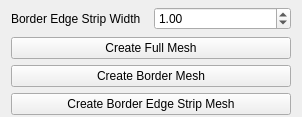
<?xml version="1.0" encoding="UTF-8"?>
<ui version="4.0">
 <class>Form</class>
 <widget class="QWidget" name="Form">
  <property name="geometry">
   <rect>
    <x>0</x>
    <y>0</y>
    <width>300</width>
    <height>117</height>
   </rect>
  </property>
  <property name="windowTitle">
   <string>Form</string>
  </property>
  <layout class="QGridLayout" name="gridLayout">
   <property name="topMargin">
    <number>6</number>
   </property>
   <property name="bottomMargin">
    <number>0</number>
   </property>
   <item row="0" column="0">
    <layout class="QHBoxLayout" name="horizontalLayout">
     <item>
      <widget class="QLabel" name="stripWidthLabel">
       <property name="text">
        <string>Border Edge Strip Width</string>
       </property>
      </widget>
     </item>
     <item>
      <widget class="QDoubleSpinBox" name="stripWidthSpinBox">
       <property name="focusPolicy">
        <enum>Qt::ClickFocus</enum>
       </property>
       <property name="buttonSymbols">
        <enum>QAbstractSpinBox::UpDownArrows</enum>
       </property>
       <property name="minimum">
        <double>0.010000000000000</double>
       </property>
       <property name="singleStep">
        <double>0.100000000000000</double>
       </property>
       <property name="value">
        <double>1.000000000000000</double>
       </property>
      </widget>
     </item>
    </layout>
   </item>
   <item row="1" column="0">
    <layout class="QVBoxLayout" name="verticalLayout">
     <item>
      <widget class="QPushButton" name="createFullMeshBtn">
       <property name="minimumSize">
        <size>
         <width>280</width>
         <height>0</height>
        </size>
       </property>
       <property name="text">
        <string>Create Full Mesh</string>
       </property>
      </widget>
     </item>
     <item>
      <widget class="QPushButton" name="createBorderMeshBtn">
       <property name="minimumSize">
        <size>
         <width>280</width>
         <height>0</height>
        </size>
       </property>
       <property name="text">
        <string>Create Border Mesh</string>
       </property>
      </widget>
     </item>
     <item>
      <widget class="QPushButton" name="createEdgeStripMeshBtn">
       <property name="minimumSize">
        <size>
         <width>280</width>
         <height>0</height>
        </size>
       </property>
       <property name="text">
        <string>Create Border Edge Strip Mesh</string>
       </property>
      </widget>
     </item>
    </layout>
   </item>
  </layout>
 </widget>
 <resources/>
 <connections/>
</ui>
